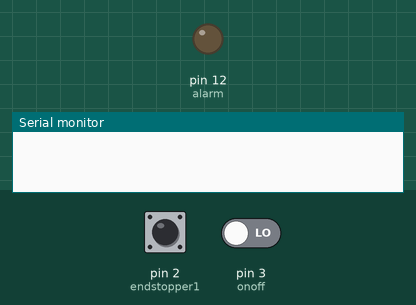
A sketch run on a simulated Arduino Uno, built with avr-gcc and run on an emulated ATmega328P. Parts: output pins drawn as LEDs (lit = HIGH), the last lines printed to the serial monitor. Inputs (shaded band) come from the test bench; at power-on: pin 3 (onoff) LOW, pin 2 (endstopper1) LOW.

Above: at 1.2 s.
1.3 s: pin 3 (onoff) driven HIGH
2.8 s: pin 3 (onoff) driven LOW
4.3 s: pin 3 (onoff) driven HIGH
7.3 s: pin 2 (endstopper1) pulled HIGH for 1 s
At 14.7 s:
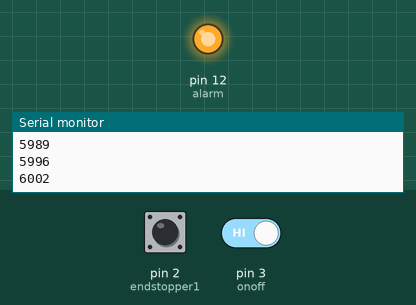
Timing chart, 0 to 16.2 s (numbered marks = the images above; inputs shaded):
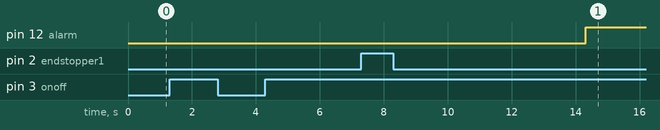

The sketch:

seguridad_v1.ino
```cpp
const int endstopper1 =  2; // Endstopper 1
const int onoff =  3; // Endstopper 1


int endstopper1State = 0;
int onoffState = 0;
int lastendstopper = 1;

const int alarm =  12;// Alarm on pin 4

unsigned long previousMillis = 0;
unsigned long currentMillis = 0;

const long interval = 6000;   // Set the Time in milliseconds to activate the alarm 1000 = 1 sec

void setup() {
  pinMode(alarm, OUTPUT);
  pinMode(endstopper1, INPUT);
  pinMode(onoff, INPUT);
  Serial.begin(9600);
}

void loop() {
  onoffState = digitalRead(onoff);
  if (onoffState == HIGH) {
    currentMillis = millis();
    Serial.println(currentMillis - previousMillis);
    if (currentMillis - previousMillis >= interval) {
      digitalWrite(alarm, HIGH);
      delay(500);
      digitalWrite(alarm, LOW);
    }
    endstopper1State = digitalRead(endstopper1);


    if (endstopper1State != lastendstopper) {
      if (lastendstopper == 0) {
        lastendstopper = 1;
        previousMillis =  millis();
      } else {
        lastendstopper = 0;
        previousMillis =  millis();
      }
    }
  } else {

    delay(50);

  }

}
```

Measured:
- after the input at 7.3 s, pin 12 (alarm): LOW → HIGH after 7.0 s instead of 0.01 s
